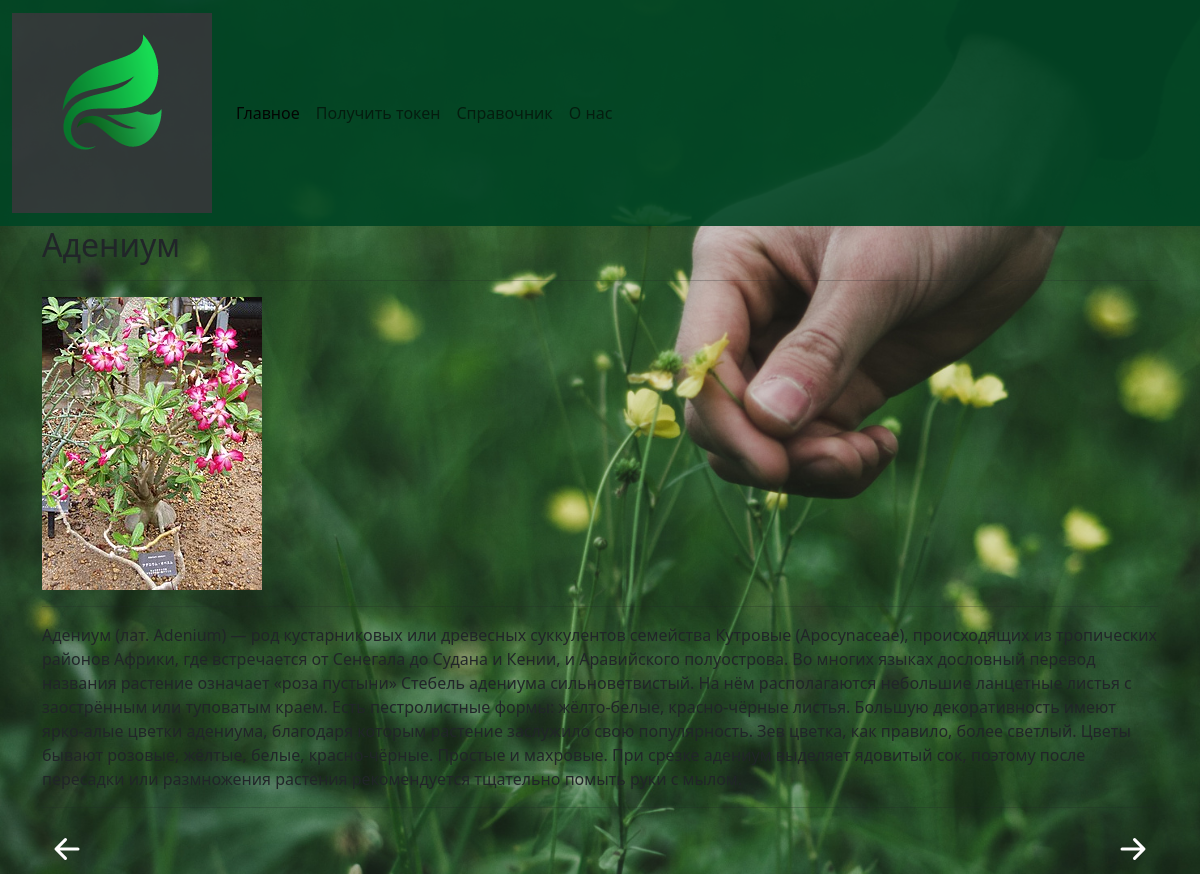
Screenshot of /main/4/ with the database file from the repository.
### main/models.py (models this page shows, shortened)
class Plants(models.Model):
    name = models.CharField(max_length=255, blank=False, verbose_name='Название')
    info = models.TextField(blank=False, verbose_name='Информация')
    photo = models.ImageField(upload_to='plants_photo', blank=False, verbose_name='Фото')
    class Meta:
        verbose_name = 'Растение'
        verbose_name_plural = 'Растения'

### main/views.py (the view)
# urls.py: path('main/<int:plant_id>/', views.plant_detail, name='plant_detail'),
def plant_detail(request, plant_id):
    plant = get_object_or_404(Plants, id=plant_id)
    return render(request, 'main/plant_detail.html', {'plant': plant})

### main/templates/main/plant_detail.html (shortened to what this page needs)
{% extends 'main/layout.html' %}
{% block body %}
 <div id="wrapper">
   <div>
      <div id="main-text">
        <h2>{{ plant.name }}</h2>
      </div>
      <hr>
      <div id="plant-image-container">
        <img src="{{ plant.photo.url }}" alt="{{ plant.name }}" id="plant-image">
      </div>
      <hr>
      <div id="main-info">
        <p>{{ plant.info }}</p>
      </div>
      <hr>
       <div>
        <a id="btn-left" href="{% url 'previous_plant' plant_id=plant.id %}">
          <svg xmlns="http://www.w3.org/2000/svg" width="50" height="50" fill="currentColor" class="bi bi-arrow-left-short" viewBox="0 0 16 16">
            <path fill-rule="evenodd" d="M12 8a.5.5 0 0 1-.5.5H5.707l2.147 2.146a.5.5 0 0 1-.708.708l-3-3a.5.5 0 0 1 0-.708l3-3a.5.5 0 1 1 .708.708L5.707 7.5H11.5a.5.5 0 0 1 .5.5z"/>
          </svg>
        </a>
        <a id="btn-right" href="{% url 'next_plant' plant_id=plant.id %}">
          <svg xmlns="http://www.w3.org/2000/svg" width="50  " height="50" fill="currentColor" class="bi bi-arrow-right-short" viewBox="0 0 16 16">
            <path fill-rule="evenodd" d="M4 8a.5.5 0 0 1 .5-.5h5.793L8.146 5.354a.5.5 0 1 1 .708-.708l3 3a.5.5 0 0 1 0 .708l-3 3a.5.5 0 0 1-.708-.708L10.293 8.5H4.5A.5.5 0 0 1 4 8z"/>
          </svg>
        </a>
      </div>
   </div>
 </div>
{% endblock %}

### main/static/main/css/style.css (style rules this page uses)
body { background-image: url(../img/oboii.jpg); background-repeat: no-repeat; background-size: cover; margin: 0; }
#btn-right { float: right; color: white; }
#btn-left { float: left; color: white; }

### rows the page displays
Plants: name "Адениум", photo (picture), info "Адениум (лат. Adenium) — род кустарниковых или древесных суккулентов семейства Кутровые (Apocynaceae), происходящих из тропических районов Африки, где встречается от Сенегала до Судана и Кении, и Аравийского полуострова. Во многих языках дословный перевод названия растение означает «роза пустыни» Стебель адениума сильноветвистый. На нём располагаются небольшие ланцетные листья с заострённым или туповатым краем. Есть пестролистные формы: жёлто-белые, красно-чёрные листья. Большую декоративность имеют ярко-алые цветки адениума, благодаря которым растение заслужило свою популярность. Зев цветка, как правило, более светлый. Цветы бывают розовые, жёлтые, белые, красно-чёрные. Простые и махровые.…"
